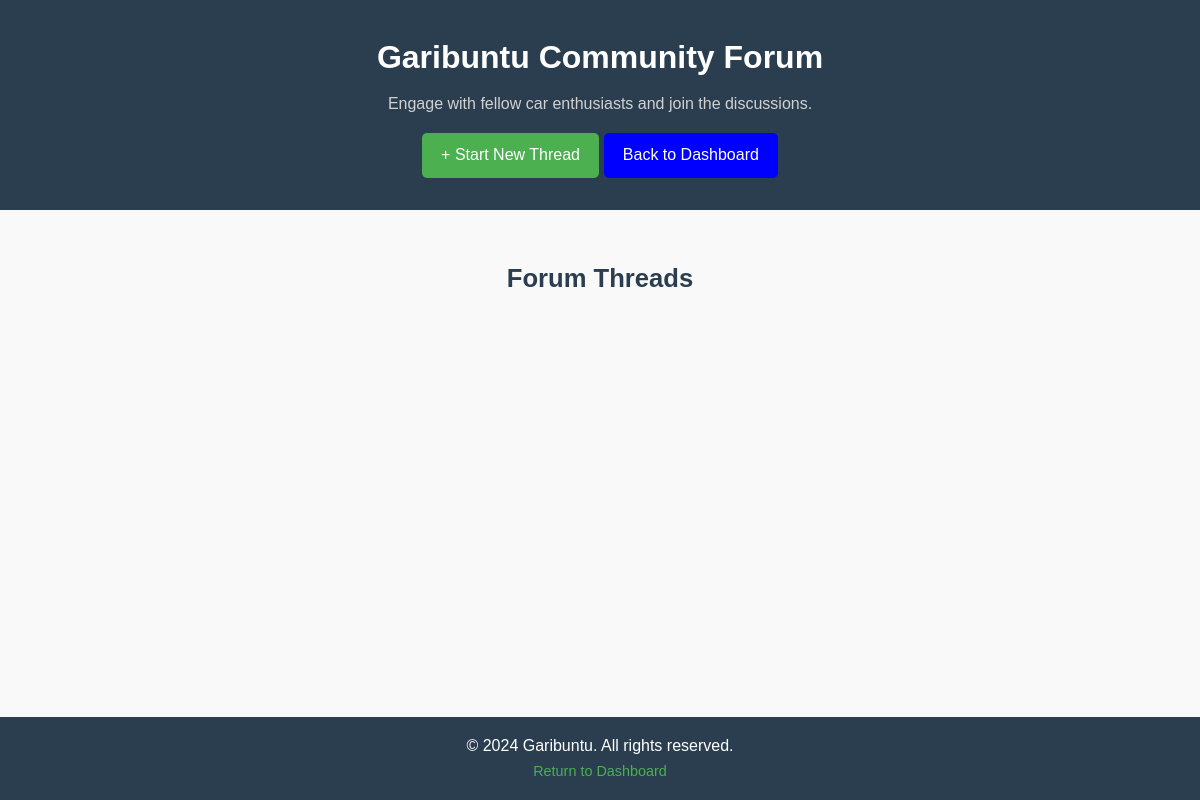
Page /forum/ (signed in) on the earlier database version.
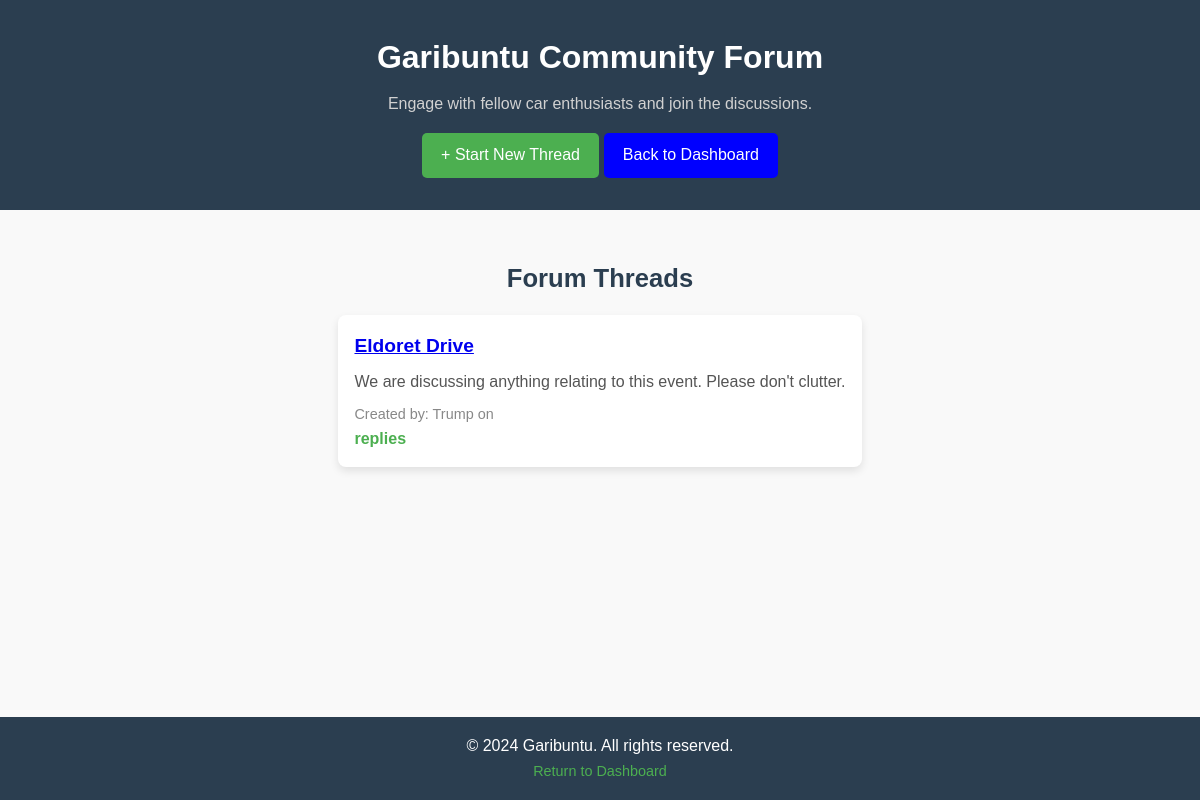
Same page on the later database version.
### forum/models.py (models this page shows, shortened)
class ForumThread(models.Model):
    title = models.CharField(max_length=255)
    description = models.TextField(blank=True, null=True)
    created_by = models.ForeignKey(settings.AUTH_USER_MODEL, on_delete=models.CASCADE, related_name='threads')
    created_at = models.DateTimeField(auto_now_add=True)
    is_locked = models.BooleanField(default=False)  # New field to lock threads
    is_deleted = models.BooleanField(default=False)  # Soft delete for threads
    class Meta:
        permissions = [
            ('can_lock_thread', 'Can lock threads'),
            ('can_delete_thread', 'Can delete threads'),
            ('can_create_thread', 'Can create threads'),
        ]

### users/models.py (models this page shows)
class User(AbstractUser):
    email = models.EmailField(unique=True)
    is_sponsor = models.BooleanField(default=False)  # Add this line to distinguish sponsors
    '''
    profile_picture = models.ImageField(upload_to='profiles/', blank=True, null=True)
    bio = models.TextField(blank=True, null=True)
    '''
    def __str__(self):
        return self.username

### forum/views.py (the view)
# urls.py: path('', views.thread_list, name='thread_list'),
@login_required
def thread_list(request):
    threads = ForumThread.objects.all()
    form = ForumThreadForm()  # Instantiate the form
    return render(request, 'thread_list.html', {'threads': threads, 'form': form})

### sponsors/sponsor_login_required.py (called while the page is built)
    def __call__(self, request):
        if request.path in [reverse('sponsors:sponsor_register'), reverse('sponsors:sponsor_login')]:
            return self.get_response(request)
        if request.path.startswith('/sponsors/') and not request.session.get('sponsor_id'):
            return redirect(reverse('sponsors:sponsor_login'))
        return self.get_response(request)

### forum/templates/thread_list.html (shortened to what this page needs)
{% load static %}
<!DOCTYPE html>
<html lang="en">
<head>
    <link rel="stylesheet" href="{% static 'css/styles.css' %}">
</head>
<body>
    <header class="forum-header">
        <h1>Garibuntu Community Forum</h1>
        <p>Engage with fellow car enthusiasts and join the discussions.</p>
        <a href="#" class="create-thread-btn" onclick="openModal()">+ Start New Thread</a>
        <a class="back-to-dash" href="{% url 'garibuntu:dashboard' %}">Back to Dashboard</a>
    </header>
    <main class="forum-content">
        <section class="thread-list">
            <h2>Forum Threads</h2>
            <div class="threads">
                {% for thread in threads %}
                    <div class="thread">
                        <h3><a href="{% url 'forum:thread_detail' thread.id %}">{{ thread.title }}</a></h3>
                        <p>{{ thread.description|truncatewords:20 }}</p>
                        <small>Created by: {{ thread.created_by }} on {{ thread.date_created|date:"F d, Y" }}</small>
                        <span>{{ thread.reply_count }} replies</span>
                    </div>
                {% endfor %}
            </div>
        </section>
    </main>
    <footer class="forum-footer">
        <p>&copy; 2024 Garibuntu. All rights reserved.</p>
        <a href="{% url 'garibuntu:dashboard' %}" class="dashboard-link">Return to Dashboard</a>
    </footer>
</body>
</html>

Differences in the rows shown:
added ForumThread: title "Eldoret Drive", description "We are discussing anything relating to this event. Please don't clutter.", created_by "Trump"
